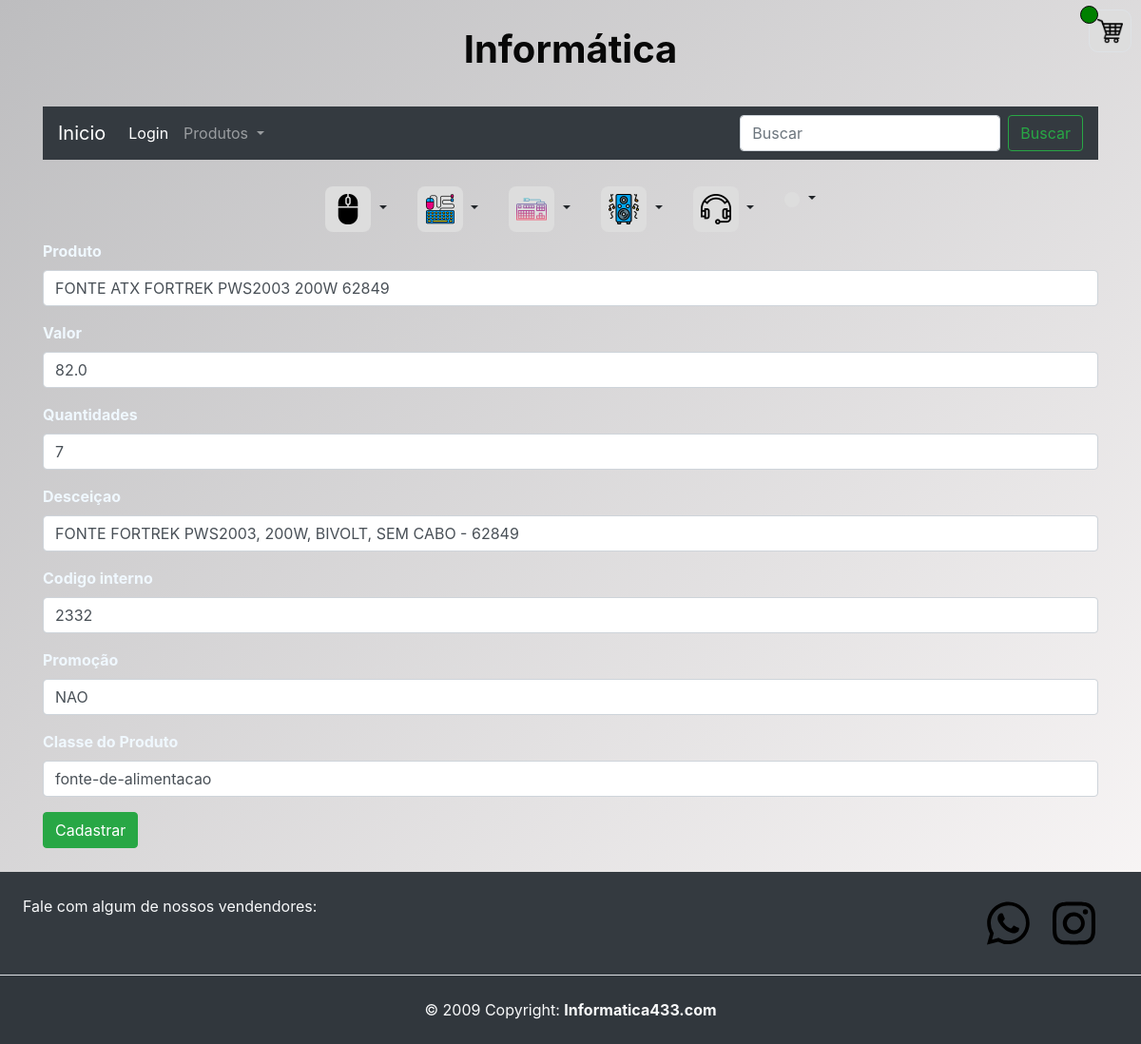
The app's page /editar_produto/404 (signed in), older data.
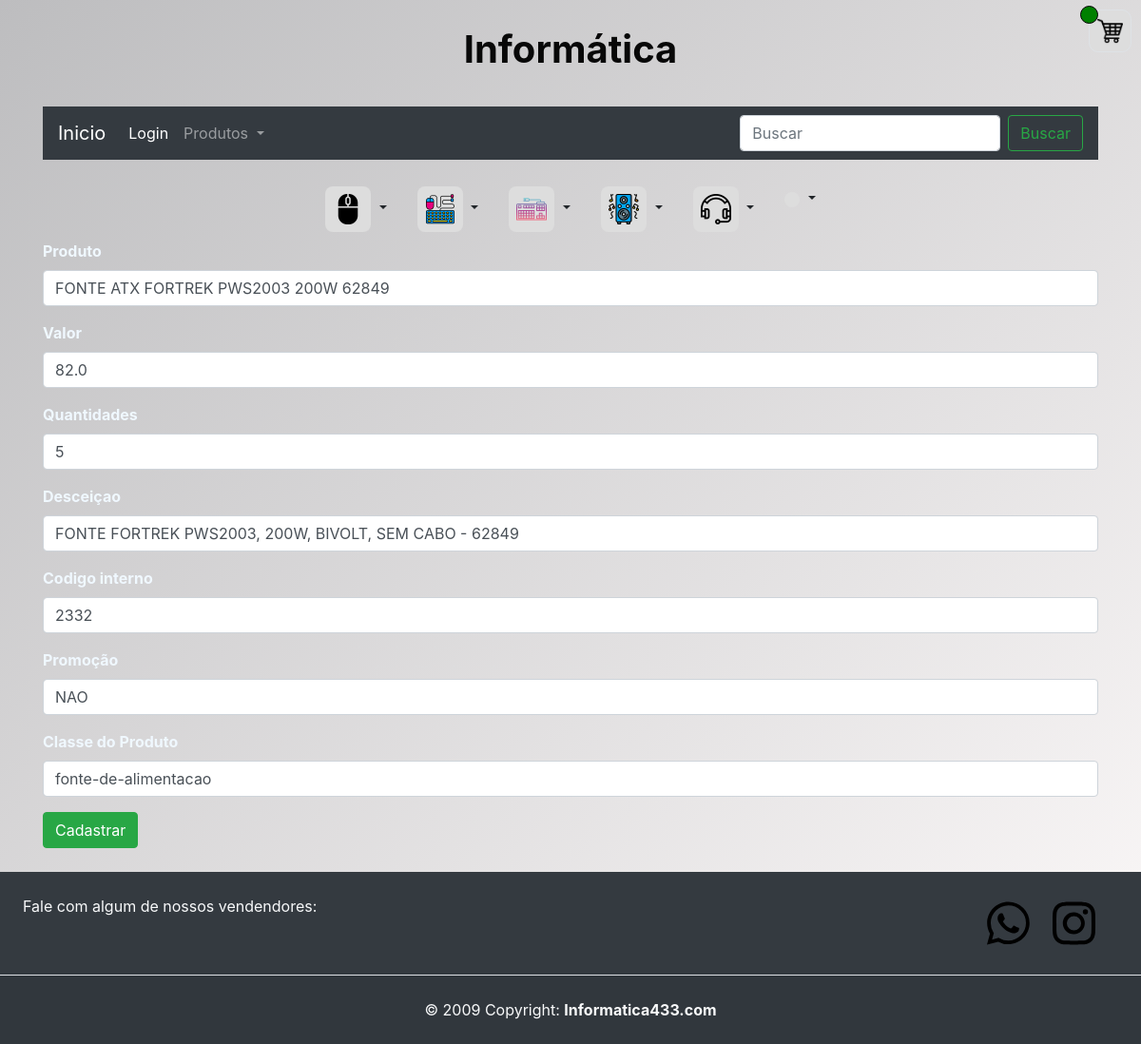
The same page, newer data.
### aulaGit/models.py (models this page shows)
class Produtos(models.Model):
    id = models.AutoField(primary_key=True)
    produto =  models.TextField(max_length=255)
    valor = models.FloatField()
    descricao = models.TextField(max_length=350)
    link_img = models.TextField(max_length=255)
    quantidades = models.IntegerField()
    classe =  models.TextField(max_length=255)
    codigo_interno = models.IntegerField()
    promocao = models.TextField(max_length=3)
    class Meta:
        ordering = ['classe','valor']

### aulaGit/views.py (the view)
# urls.py: path('editar_produto/<int:id>',views.editar_produto,name="editar_produto"),
@login_required(login_url='pagina_de_login')
def editar_produto(request,id):
    produto = Produtos.objects.get(id=id)
    return render(request,'pg_produtos/editar_produto.html',{"produto":produto,"id":id})

### aulaGit/templates/pg_produtos/editar_produto.html (shortened to what this page needs)
{% extends 'home.html' %}
{% block content %}
<div class="container">
    <form action="{% url 'editado_sucesso' %}" method="POST">
        <div class="mb-3">
            <label for="formText" class="form-label color-label label_text_imput">Produto</label>
            <input class="form-control" type="text" id="formFile" name="produto" required value="{{produto.produto}}">
        </div>
        <div class="mb-3">
            <label for="formText" class="form-label color-label label_text_imput">Valor</label>
            <input class="form-control" type="text" id="formFile" name="valor" required value="{{produto.valor}}">
        </div>
        <div class="mb-3">
            <label for="formText" class="form-label color-label label_text_imput">Quantidades</label>
            <input class="form-control" type="text" id="formFile" name="quantidade" required
                value="{{produto.quantidades}}">
        </div>
        <div class="mb-3">
            <label for="formText" class="form-label color-label label_text_imput">Desceiçao</label>
            <input class="form-control" type="text" id="formFile" name="descricao" required
                value="{{produto.descricao}}">
        </div>
        <div class="mb-3">
            <label for="formText" class="form-label color-label label_text_imput">Codigo interno</label>
            <input class="form-control" type="text" id="formFile" name="codigo_interno" required
                value="{{produto.codigo_interno}}">
        </div>
        <div class="mb-3">
            <label for="formText" class="form-label color-label label_text_imput">Promoção</label>
            <select class="form-control" id="formFile" name="promocao" required>
                <option selected value="{{produto.promocao}}">{{produto.promocao}}</option>
            </select>
        </div>
        <div class="mb-3">
            <label for="formText" class="form-label color-label label_text_imput">Classe do Produto</label>
            <select class="form-control" name="classe">
                <option value="{{produto.classe}}" selected>{{produto.classe}}</option>
            </select>
        </div>
        <button type="submit" class="btn btn-success">Cadastrar</button>
    </form>
</div>
{% endblock %}

### aulaGit/templates/home.html (shortened to what this page needs)
{% load static %}
<!DOCTYPE html>
<html lang="pt-br">
<head>
  <link rel="stylesheet" href="../static/svg">
  <link href="https://cdn.jsdelivr.net/npm/bootstrap@5.3.0/dist/css/bootstrap.min.css" rel="stylesheet"
>
  <link rel="stylesheet" href="https://cdn.jsdelivr.net/npm/bootstrap@4.0.0/dist/css/bootstrap.min.css"
>
  <link rel="stylesheet" href="{% static 'css/styler.css' %}">
  <link rel="stylesheet" href="{% static 'css/carro.css' %}">
</head>
<body class="bg-body" style="background-color: aqua;">
  <header class="container d-flex flex-column my-3" style="height: 80px;">
    <h1 class="font-weight-bold h1" style="color: rgb(8, 8, 8); text-shadow:3px 3px 7pxrgb(254, 254, 254);">Informática</h1>
    <a href="/carrinho" class="car border ml-auto p-2"><img class="w-100" src="../static/img/carrinho.png" alt=""><span
        id="carro" class="qt"></span></a>
  </header>
  <div class="container" style="margin-bottom: 20px;">
    <nav class="navbar navbar-expand-lg navbar-dark bg-dark">
      <a class="navbar-brand" href="/">Inicio</a>
      <div class="collapse navbar-collapse" id="navbarSupportedContent">
        <ul class="navbar-nav mr-auto">
          <li class="nav-item active">
            <a class="nav-link" href="/pagina_de_login">Login<span class="sr-only">(current)</span></a>
          </li>
          <li class="nav-item dropdown">
            <a class="nav-link dropdown-toggle" href="#" id="navbarDropdown" role="button" data-toggle="dropdown"
              aria-haspopup="true" aria-expanded="false">
              Produtos
            </a>
          </li>
        </ul>
        <form class="form-inline my-2 my-lg-0" method="POST" action="{% url 'busca' %}">
          <input name="busca" class="form-control mr-sm-2" type="search" placeholder="Buscar" aria-label="Search">
          <button class="btn btn-outline-success my-2 my-sm-0" type="submit">Buscar</button>
        </form>
      </div>
    </nav>
  </div>
  <div class="container-fluid menu_img">
    <div class="dropdown">
      <a class="nav-link dropdown-toggle" href="#" id="navbarDropdown" data-toggle="dropdown"
        aria-haspopup="true" aria-expanded="false">
        <img class="img_menu" src="../static/img/menu/mouses.png" alt="">
      </a>
    </div>
    <div class="dropdown">
      <a class="nav-link dropdown-toggle" href="#" id="navbarDropdown" role="button" data-toggle="dropdown"
        aria-haspopup="true" aria-expanded="false">
        <img class="img_menu" src="../static/img/menu/teclado-e-mouse.png" alt="">
      </a>
    </div>
    <div class="dropdown">
      <a class="nav-link dropdown-toggle" href="#" id="navbarDropdown" role="button" data-toggle="dropdown"
        aria-haspopup="true" aria-expanded="false">
        <img class="img_menu" src="../static/img/menu/teclado.png" alt="">
      </a>
    </div>
    <div class="dropdown">
      <a class="nav-link dropdown-toggle" href="#" id="navbarDropdown" role="button" data-toggle="dropdown"
        aria-haspopup="true" aria-expanded="false">
        <img class="img_menu" src="../static/img/menu/caixas-de-som.png" alt="">
      </a>
    </div>
    <div class="dropdown">
      <a class="nav-link dropdown-toggle" href="#" id="navbarDropdown" role="button" data-toggle="dropdown"
        aria-haspopup="true" aria-expanded="false">
        <img class="img_menu" src="../static/img/menu/headset.png" alt="">
      </a>
    </div>
    <div class="dropdown">
      <a class="nav-link dropdown-toggle" href="#" id="navbarDropdown" role="button" data-toggle="dropdown"
        aria-haspopup="true" aria-expanded="false">
        <img class="img_menu" src="../static/img/menu/cadeira.png" alt="">
      </a>
    </div>
  </div>
  {% block content %}{% endblock %}
  <footer class="text-center text-lg-start bg-dark text-light" style="margin-top: 25px;">
    <section class="d-flex justify-content-center justify-content-lg-between p-4 border-bottom">
      <div class="me-5 d-none d-lg-block">
        <span>Fale com algum de nossos vendendores:</span>
      </div>
      <div class="d-flex">
        <a id="link_zap" href="" class="me-4 text-reset">
          <img class="" style="height: 60px; width: 45px;" src="../static/svg/whatsapp.svg" alt="">
        </a>
        <a href="https://instagram.com/novatekitz?igshid=MzRlODBiNWFlZA==" target="_blank" class="me-4 text-reset">
          <img class="" style="height: 60px; width: 45px;" src="../static/svg/instagram.svg" alt="">
        </a>
      </div>
    </section>
    <div class="text-center p-4" style="background-color: rgba(0, 0, 0, 0.05);">
      © 2009 Copyright:
      <a class="text-reset fw-bold" href="#">Informatica433.com</a>
    </div>
  </footer>
</body>
</html>

### static/css/styler.css (style rules this page uses)
.bg-body { background-image: linear-gradient(to bottom right,rgb(189, 189, 191), rgb(252, 249, 249)) ; }
header { display:flex ; align-items:center; justify-content: center; }
.menu_img { display: flex; justify-content: center; flex-wrap: wrap; }
.img_menu { background: #ddd; height: 48px; width: auto; padding: 8px; border-radius: 8px; }
.form-label { font-weight: bold; }
.car { background-color: #ddd; width: 45px; transition:linear 1s; border-radius: 10px; position: fixed; right: 10px; top: 10px; z-index: 1; }
.qt { text-align: center; background-color: green; position: absolute; top: -5px; left: -10px; border: 1px solid; border-radius: 50px; color: #000; width: 19px; height: 19px; font-size: 12px; font-weight: bolder; }
.color-label { color: aliceblue; }

### static/css/carro.css (style rules this page uses)
label { color: white; }

Row changes from the older to the newer data that the page shows:
changed Produtos "FONTE ATX FORTREK PWS2003 200W 62849": quantidade "7" → "5"
